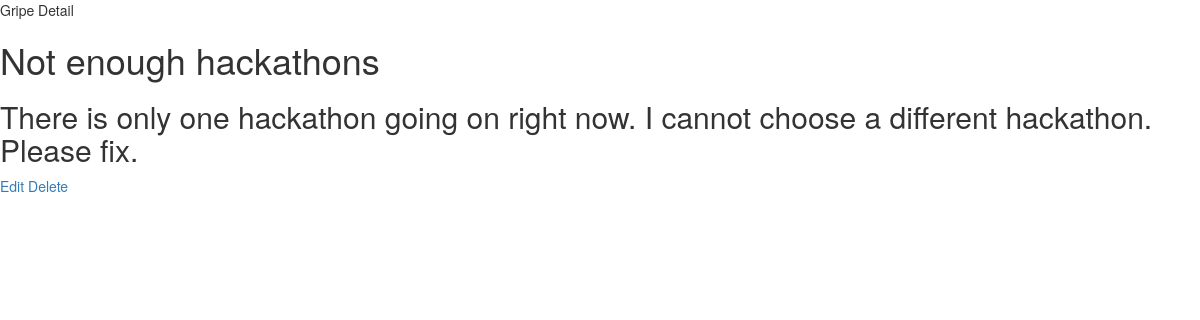
/peoria/gripe/3/, run on the app's committed database.
### peoria/models.py (models this page shows, shortened)
class Gripe(models.Model):
    name = models.CharField(max_length=100)
    location = models.CharField(max_length=100)
    description = models.TextField()
    votes = models.IntegerField(default=0)
    def __str__(self):
        return self.name
    class Meta:
        ordering = ['-votes']

### peoria/views.py (the view)
# urls.py: url(r'^gripe/(?P<pk>[0-9]+)/$', views.GripeDetail.as_view(), name='gripe-detail'),
class GripeDetail(generic.DetailView):
    model = Gripe
    template_name = 'peoria/gripe-detail.html'

### peoria/templates/peoria/gripe-detail.html
{% extends 'peoria/base.html' %}
{%  block body %}
Gripe Detail
    <h1>{{ object }}</h1>
    <h2>{{ object.description }}</h2>
    <a href = "{%  url 'peoria:gripe-update' object.id %}">Edit</a>
    <a href = "{%  url 'peoria:gripe-delete' object.id %}">Delete</a>
{% endblock %}

### data on the page
Gripe: name "Not enough hackathons", description "There is only one hackathon going on right now. I cannot choose a different hackathon. Please fix."
